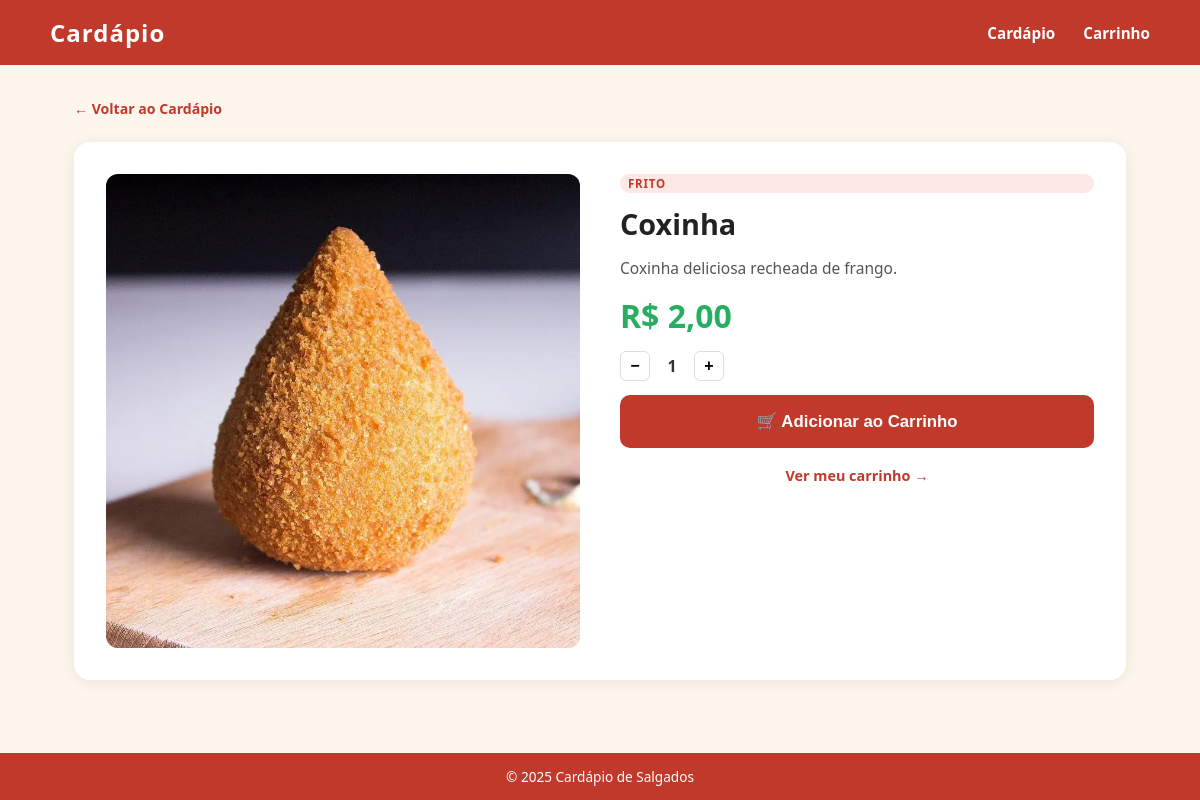
Screenshot of /produto/1 with the database file from the repository.
### app.py (models this page shows)
class Produto(db.Model):
    id = db.Column(db.Integer, primary_key=True)
    nome = db.Column(db.String(100), nullable=False)
    descricao = db.Column(db.Text, nullable=True)
    preco = db.Column(db.String(20), nullable=False)
    categoria = db.Column(db.String(50), nullable=False)
    imagem = db.Column(db.String(200), nullable=True)
    visivel = db.Column(db.Boolean, default=True)
    estoque = db.Column(db.Integer, nullable=True, default=None)

### app.py (the view)
@app.route('/produto/<int:id>')
def produto(id):
    p = Produto.query.get_or_404(id)
    return render_template('produto.html', produto=p)

### templates/produto.html (shortened to what this page needs)
{% extends 'index.html' %}
{% block conteudo %}
<a href="{{ url_for('cardapio') }}" class="breadcrumb">← Voltar ao Cardápio</a>
<div class="detalhe-wrapper">
    <div class="detalhe-img-box">
        {% if produto.imagem %}
            <img src="{{ url_for('static', filename='uploads/' + produto.imagem) }}"
                 alt="{{ produto.nome }}" class="detalhe-img">
        {% else %}
            <div class="detalhe-sem-img">Sem foto</div>
        {% endif %}
    </div>
    <div class="detalhe-info">
        <span class="badge-cat">{{ produto.categoria }}</span>
        <h1 class="detalhe-nome">{{ produto.nome }}</h1>
        {% if produto.descricao %}
            <p class="detalhe-descricao">{{ produto.descricao }}</p>
        {% endif %}
        <div class="detalhe-preco">R$ {{ produto.preco }}</div>
        <div class="detalhe-qtd">
            <button class="qtd-btn qtd-btn-lg" onclick="decrementarDetalhe()">−</button>
            <span class="qtd-num qtd-num-lg" id="qtd-detalhe">1</span>
            <button class="qtd-btn qtd-btn-lg" onclick="incrementarDetalhe()">+</button>
        </div>
        <button class="btn-add-detalhe"
            data-id="{{ produto.id }}"
            data-nome="{{ produto.nome }}"
            data-preco="{{ produto.preco }}"
            data-imagem="{{ produto.imagem or '' }}"
            onclick="addToCartDetalhe(this)">
            🛒 Adicionar ao Carrinho
        </button>
        <a href="{{ url_for('carrinho') }}" class="link-ver-carrinho">Ver meu carrinho →</a>
    </div>
</div>
{% endblock %}

### static/css/style.css (style rules this page uses)
* { margin: 0; padding: 0; box-sizing: border-box; }
body { font-family: 'Segoe UI', Tahoma, Geneva, Verdana, sans-serif; background-color: #fdf6ec; color: #333; display: flex; flex-direction: column; min-height: 100vh; }
.breadcrumb { display: inline-block; color: #c0392b; text-decoration: none; font-size: 0.88rem; font-weight: 600; margin-bottom: 24px; }
.detalhe-wrapper { display: grid; grid-template-columns: 1fr 1fr; gap: 40px; align-items: start; background: white; border-radius: 16px; padding: 32px; box-shadow: 0 2px 16px rgba(0,0,0,0.08); }
.detalhe-img-box { border-radius: 12px; overflow: hidden; background: #f0e0d6; }
.detalhe-img { width: 100%; aspect-ratio: 1 / 1; object-fit: cover; display: block; }
.detalhe-info { display: flex; flex-direction: column; gap: 14px; }
.detalhe-nome { font-size: 1.8rem; color: #222; line-height: 1.2; }
.detalhe-descricao { font-size: 0.97rem; color: #555; line-height: 1.6; }
.detalhe-preco { font-size: 2rem; font-weight: 700; color: #27ae60; }
.detalhe-qtd { display: flex; align-items: center; gap: 12px; }
.qtd-btn-lg { width: 38px; height: 38px; font-size: 1.3rem; }
.qtd-num-lg { font-size: 1.3rem; font-weight: 700; min-width: 32px; text-align: center; }
.btn-add-detalhe { background: #c0392b; color: white; border: none; border-radius: 10px; padding: 16px 24px; font-size: 1.05rem; font-weight: 700; cursor: pointer; transition: background 0.2s; width: 100%; text-align: center; }
.link-ver-carrinho { display: block; text-align: center; color: #c0392b; font-size: 0.9rem; font-weight: 600; text-decoration: none; margin-top: 4px; }
.badge-cat { font-size: 0.72rem; font-weight: 700; text-transform: uppercase; letter-spacing: 0.8px; color: #c0392b; background: #fde8e5; padding: 2px 8px; border-radius: 20px; display: inline-block; }
.qtd-btn { width: 30px; height: 30px; border: 1px solid #ddd; background: white; border-radius: 6px; font-size: 1rem; font-weight: 700; cursor: pointer; display: flex; align-items: center; justify-content: center; transition: background 0.15s; }
.qtd-num { font-size: 1rem; font-weight: 600; min-width: 20px; text-align: center; }

### rows the page displays
Produto: imagem (picture), categoria "FRITO", nome "Coxinha", descricao "Coxinha deliciosa recheada de frango.", preco "2,00"
